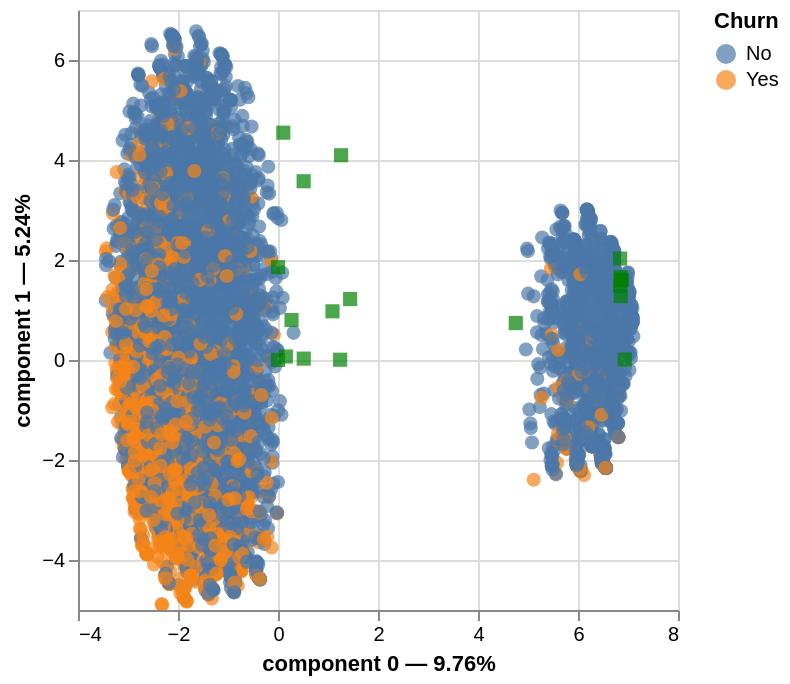

The notebook cell this image was saved under:
### Code cell
import prince

famd = prince.FAMD(
    n_components=2,
    n_iter=3,
    rescale_with_mean=True,
    rescale_with_std=True,
    copy=True,
    check_input=True,
    random_state=42,
    engine="sklearn", 
    handle_unknown="error",  # same parameter as sklearn.preprocessing.OneHotEncoder
)

X_features = df.drop(columns=['Churn', 'customerID'])

famd = famd.fit(X_features)

df_for_plot = df.set_index('Churn')
famd.plot(df_for_plot, x_component=0, y_component=1, color_rows_by='Churn')

### Figure 1 — Vega specification as saved in the notebook (floating-point values rounded to 4 significant figures; data arrays with more than 128 entries replaced by an {"elided": "..."} marker saying what was removed)
{"$schema": "https://vega.github.io/schema/vega/v5.json", "data": [{"name": "param_1_store"}, {"name": "source_0", "values": {"elided": "7032 records"}}, {"name": "source_1", "values": [{"component 0": 4.755, "component 1": 0.7382, "variable": "MonthlyCharges"}, {"component 0": 1.262, "component 1": 4.095, "variable": "TotalCharges"}, {"component 0": 0.513, "component 1": 3.575, "variable": "Contract"}, {"component 0": 0.2705, "component 1": 0.7996, "variable": "Dependents"}, {"component 0": 6.842, "component 1": 2.029, "variable": "DeviceProtection"}, {"component 0": 6.936, "component 1": 0.009602, "variable": "InternetService"}, {"component 0": 1.09, "component 1": 0.9736, "variable": "MultipleLines"}, {"component 0": 6.842, "component 1": 1.483, "variable": "OnlineBackup"}, {"component 0": 6.856, "component 1": 1.278, "variable": "OnlineSecurity"}, {"component 0": 1.243, "component 1": 0.005286, "variable": "PaperlessBilling"}, {"component 0": 1.057e-05, "component 1": 1.857, "variable": "Partner"}, {"component 0": 1.443, "component 1": 1.219, "variable": "PaymentMethod"}, {"component 0": 0.1576, "component 1": 0.07005, "variable": "PhoneService"}, {"component 0": 0.515, "component 1": 0.02789, "variable": "SeniorCitizen"}, {"component 0": 6.87, "component 1": 1.609, "variable": "StreamingMovies"}, {"component 0": 6.87, "component 1": 1.594, "variable": "StreamingTV"}, {"component 0": 6.851, "component 1": 1.659, "variable": "TechSupport"}, {"component 0": 0.0004718, "component 1": 0.0007804, "variable": "gender"}, {"component 0": 0.1055, "component 1": 4.546, "variable": "tenure"}]}, {"name": "source_0_color_domain_Churn", "values": [{"Churn": "No"}, {"Churn": "Yes"}]}], "signals": [{"name": "unit", "value": {}, "on": [{"events": "pointermove", "update": "isTuple(group()) ? group() : unit"}]}, {"name": "param_1", "update": "vlSelectionResolve(\"param_1_store\", \"union\")"}, {"name": "param_1_component_0", "on": [{"events": [{"source": "view", "type": "dblclick"}], "update": "null"}, {"events": {"signal": "param_1_translate_delta"}, "update": "panLinear(param_1_translate_anchor.extent_x, -param_1_translate_delta.x / width)"}, {"events": {"signal": "param_1_zoom_delta"}, "update": "zoomLinear(domain(\"x\"), param_1_zoom_anchor.x, param_1_zoom_delta)"}]}, {"name": "param_1_component_1", "on": [{"events": [{"source": "view", "type": "dblclick"}], "update": "null"}, {"events": {"signal": "param_1_translate_delta"}, "update": "panLinear(param_1_translate_anchor.extent_y, param_1_translate_delta.y / height)"}, {"events": {"signal": "param_1_zoom_delta"}, "update": "zoomLinear(domain(\"y\"), param_1_zoom_anchor.y, param_1_zoom_delta)"}]}, {"name": "param_1_tuple", "on": [{"events": [{"signal": "param_1_component_0 || param_1_component_1"}], "update": "param_1_component_0 && param_1_component_1 ? {unit: \"view_1\", fields: param_1_tuple_fields, values: [param_1_component_0,param_1_component_1]} : null"}]}, {"name": "param_1_tuple_fields", "value": [{"field": "component 0", "channel": "x", "type": "R"}, {"field": "component 1", "channel": "y", "type": "R"}]}, {"name": "param_1_translate_anchor", "value": {}, "on": [{"events": [{"source": "scope", "type": "pointerdown"}], "update": "{x: x(unit), y: y(unit), extent_x: domain(\"x\"), extent_y: domain(\"y\")}"}]}, {"name": "param_1_translate_delta", "value": {}, "on": [{"events": [{"source": "window", "between": [{"source": "scope", "type": "pointerdown"}, {"source": "window", "type": "pointerup"}], "consume": true, "type": "pointermove"}], "update": "{x: param_1_translate_anchor.x - x(unit), y: param_1_translate_anchor.y - y(unit)}"}]}, {"name": "param_1_zoom_anchor", "on": [{"events": [{"source": "scope", "type": "wheel", "consume": true}], "update": "{x: invert(\"x\", x(unit)), y: invert(\"y\", y(unit))}"}]}, {"name": "param_1_zoom_delta", "on": [{"events": [{"source": "scope", "type": "wheel", "consume": true}], "update": "pow(1.001, event.deltaY * pow(16, event.deltaMode))", "force": true}]}, {"name": "param_1_modify", "on": [{"events": {"signal": "param_1_tuple"}, "update": "modify(\"param_1_store\", param_1_tuple, true)"}]}], "marks": [{"type": "symbol", "name": "view_1_marks", "from": {"data": "source_0"}, "encode": {"update": {"tooltip": {"signal": "{\"Churn\": isValid(datum[\"Churn\"]) ? datum[\"Churn\"] : \"\"+datum[\"Churn\"], \"component 0\": format(datum[\"component 0\"], \"\"), \"component 1\": format(datum[\"component 1\"], \"\")}"}, "shape": {"value": "circle"}, "size": {"value": 50}, "x": {"field": "component 0", "scale": "x"}, "y": {"field": "component 1", "scale": "y"}, "fill": {"field": "Churn", "scale": "color"}, "opacity": {"value": 0.7}}}, "style": ["circle"], "interactive": true, "clip": true}, {"type": "symbol", "name": "layer_1_marks", "from": {"data": "source_1"}, "encode": {"update": {"opacity": {"value": 0.7}, "y": {"field": "component 1", "scale": "y"}, "fill": {"value": "green"}, "size": {"value": 50}, "shape": {"value": "square"}, "x": {"field": "component 0", "scale": "x"}, "tooltip": {"signal": "{\"variable\": isValid(datum[\"variable\"]) ? datum[\"variable\"] : \"\"+datum[\"variable\"]}"}}}, "interactive": true, "clip": true, "style": ["square"]}], "scales": [{"name": "x", "type": "linear", "domain": {"fields": [{"data": "source_0", "field": "component 0"}, {"data": "source_1", "field": "component 0"}]}, "range": [0, {"signal": "width"}], "domainRaw": {"signal": "param_1[\"component 0\"]"}, "zero": false, "nice": true}, {"name": "y", "type": "linear", "domain": {"fields": [{"data": "source_0", "field": "component 1"}, {"data": "source_1", "field": "component 1"}]}, "range": [{"signal": "height"}, 0], "nice": true, "domainRaw": {"signal": "param_1[\"component 1\"]"}, "zero": false}, {"name": "color", "type": "ordinal", "domain": {"data": "source_0_color_domain_Churn", "field": "Churn", "sort": true}, "range": "category"}], "axes": [{"scale": "x", "domain": false, "minExtent": 0, "orient": "bottom", "tickCount": {"signal": "ceil(width/40)"}, "maxExtent": 0, "zindex": 0, "gridScale": "y", "ticks": false, "grid": true, "aria": false, "labels": false}, {"scale": "y", "zindex": 0, "tickCount": {"signal": "ceil(height/40)"}, "labels": false, "aria": false, "gridScale": "x", "maxExtent": 0, "ticks": false, "grid": true, "orient": "left", "domain": false, "minExtent": 0}, {"scale": "x", "labelFlush": true, "zindex": 0, "tickCount": {"signal": "ceil(width/40)"}, "orient": "bottom", "labelOverlap": true, "grid": false, "title": "component 0 — 9.76%"}, {"scale": "y", "tickCount": {"signal": "ceil(height/40)"}, "zindex": 0, "orient": "left", "labelOverlap": true, "grid": false, "title": "component 1 — 5.24%"}], "padding": 5, "legends": [{"fill": "color", "symbolType": "circle", "title": "Churn", "encode": {"symbols": {"update": {"opacity": {"value": 0.7}}}}}], "background": "white", "style": "cell", "height": 300, "width": 300}
